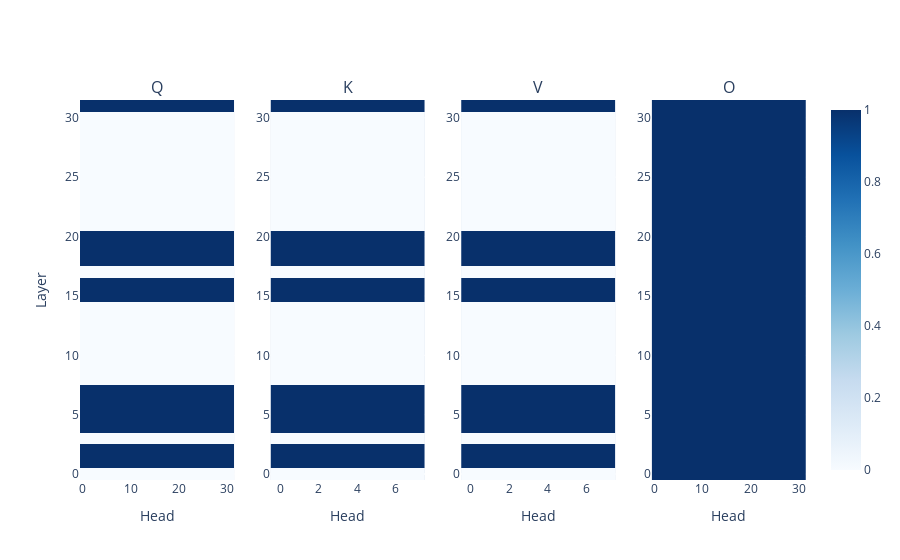

Notebook cell for this chart:
### Code cell
peft_model = PeftModel.from_pretrained(model,
        model_id = peft_model_path,
        device_map = device,
)

#peft_model = zero_out_lora(peft_model, mask_to_config(mask(oq_mask, 0.5), "o_proj"))   
peft_model = zero_out_lora_layerwise(peft_model, layers=set(range(32)) - set(layer_weight.topk(20).indices.tolist()), keys=["q_proj", "k_proj", "v_proj"])

display_model_mix(peft_model)

### Figure 1 — Plotly figure (JSON) as saved in the notebook; plotly's stock layout.template omitted (floating-point values rounded to 4 significant figures; data arrays with more than 128 entries replaced by an {"elided": "..."} marker saying what was removed)
{"data": [{"colorscale": [[0, "rgb(247,251,255)"], [0.125, "rgb(222,235,247)"], [0.25, "rgb(198,219,239)"], [0.375, "rgb(158,202,225)"], [0.5, "rgb(107,174,214)"], [0.625, "rgb(66,146,198)"], [0.75, "rgb(33,113,181)"], [0.875, "rgb(8,81,156)"], [1, "rgb(8,48,107)"]], "showscale": false, "type": "heatmap", "xaxis": "x", "yaxis": "y", "z": {"elided": "32x32 int values"}, "zmax": 1, "zmin": 0}, {"colorscale": [[0, "rgb(247,251,255)"], [0.125, "rgb(222,235,247)"], [0.25, "rgb(198,219,239)"], [0.375, "rgb(158,202,225)"], [0.5, "rgb(107,174,214)"], [0.625, "rgb(66,146,198)"], [0.75, "rgb(33,113,181)"], [0.875, "rgb(8,81,156)"], [1, "rgb(8,48,107)"]], "showscale": false, "type": "heatmap", "xaxis": "x2", "yaxis": "y2", "z": {"elided": "32x8 int values"}, "zmax": 1, "zmin": 0}, {"colorscale": [[0, "rgb(247,251,255)"], [0.125, "rgb(222,235,247)"], [0.25, "rgb(198,219,239)"], [0.375, "rgb(158,202,225)"], [0.5, "rgb(107,174,214)"], [0.625, "rgb(66,146,198)"], [0.75, "rgb(33,113,181)"], [0.875, "rgb(8,81,156)"], [1, "rgb(8,48,107)"]], "showscale": false, "type": "heatmap", "xaxis": "x3", "yaxis": "y3", "z": {"elided": "32x8 int values"}, "zmax": 1, "zmin": 0}, {"colorscale": [[0, "rgb(247,251,255)"], [0.125, "rgb(222,235,247)"], [0.25, "rgb(198,219,239)"], [0.375, "rgb(158,202,225)"], [0.5, "rgb(107,174,214)"], [0.625, "rgb(66,146,198)"], [0.75, "rgb(33,113,181)"], [0.875, "rgb(8,81,156)"], [1, "rgb(8,48,107)"]], "showscale": true, "type": "heatmap", "xaxis": "x4", "yaxis": "y4", "z": {"elided": "32x32 int values"}, "zmax": 1, "zmin": 0}], "layout": {"annotations": [{"font": {"size": 16}, "showarrow": false, "text": "Q", "x": 0.1062, "xanchor": "center", "xref": "paper", "y": 1, "yanchor": "bottom", "yref": "paper"}, {"font": {"size": 16}, "showarrow": false, "text": "K", "x": 0.3688, "xanchor": "center", "xref": "paper", "y": 1, "yanchor": "bottom", "yref": "paper"}, {"font": {"size": 16}, "showarrow": false, "text": "V", "x": 0.6313, "xanchor": "center", "xref": "paper", "y": 1, "yanchor": "bottom", "yref": "paper"}, {"font": {"size": 16}, "showarrow": false, "text": "O", "x": 0.8938, "xanchor": "center", "xref": "paper", "y": 1, "yanchor": "bottom", "yref": "paper"}], "xaxis": {"anchor": "y", "domain": [0, 0.2125], "title": {"text": "Head"}}, "xaxis2": {"anchor": "y2", "domain": [0.2625, 0.475], "title": {"text": "Head"}}, "xaxis3": {"anchor": "y3", "domain": [0.525, 0.7375], "title": {"text": "Head"}}, "xaxis4": {"anchor": "y4", "domain": [0.7875, 1], "title": {"text": "Head"}}, "yaxis": {"anchor": "x", "domain": [0, 1], "title": {"text": "Layer"}}, "yaxis2": {"anchor": "x2", "domain": [0, 1]}, "yaxis3": {"anchor": "x3", "domain": [0, 1]}, "yaxis4": {"anchor": "x4", "domain": [0, 1]}}}
